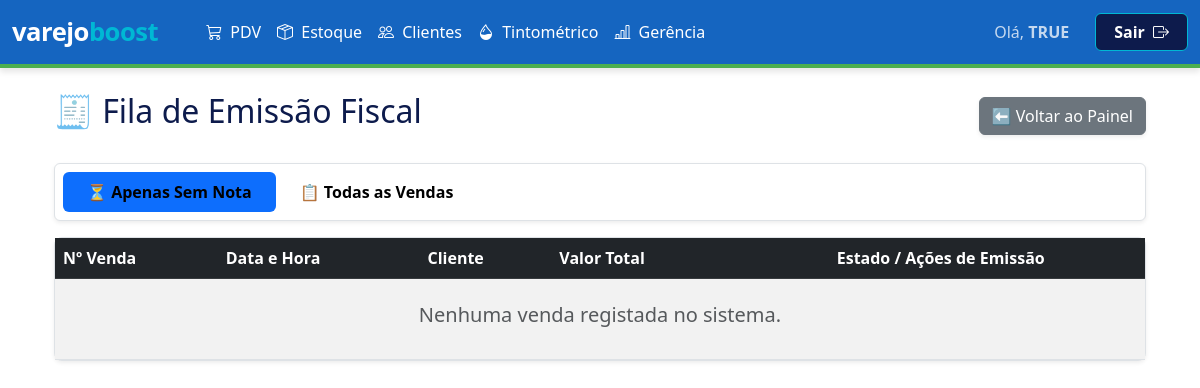
The page /gerenciapainel/emitirnota/ (signed in) on the database as committed earlier.
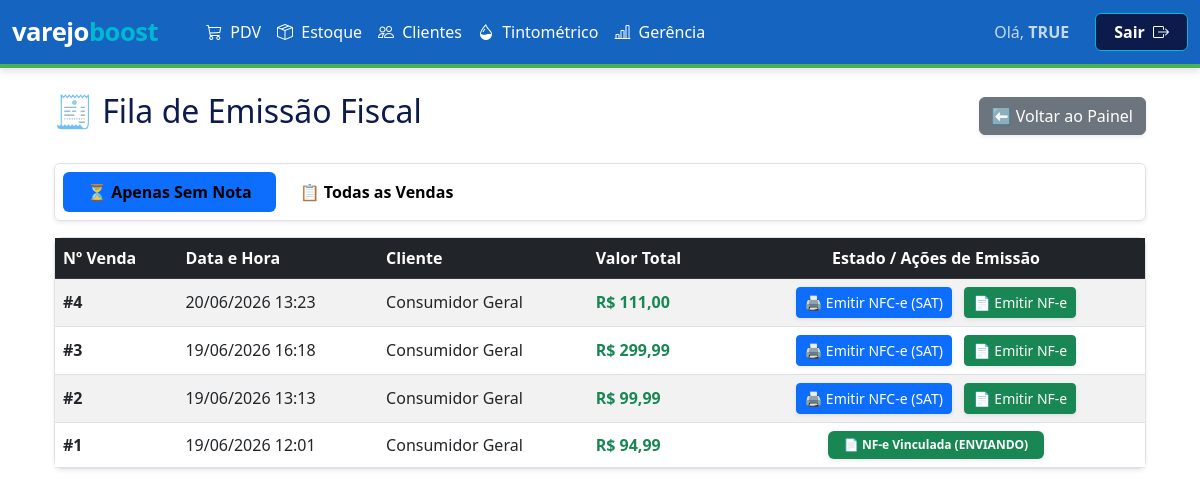
The same page on the database as committed later.
### inventario/models/vendas.py (models this page shows)
class Vendas(models.Model):
    data_venda = models.DateTimeField(default=timezone.now)
    valor_total = models.DecimalField(max_digits=10, decimal_places=2, default=0.00)
    valor_desconto = models.DecimalField(max_digits=10, decimal_places=2, default=0.00)
    status = models.CharField(max_length=20, default='VENDA')
    troco = models.DecimalField(max_digits=10, decimal_places=2, default=0.00)
    pagamentos_texto = models.TextField(blank=True, null=True)
    cliente = models.CharField(max_length=255, blank=True, null=True)
    indicante = models.CharField(max_length=255, blank=True, null=True)
    vendedor = models.CharField(max_length=100, blank=True, null=True)
    cupom_texto = models.TextField(blank=True, null=True)
    status_fiscal = models.CharField(max_length=50, default='SEM_NOTA')
    chave_acesso = models.CharField(max_length=50, blank=True, null=True)
    numero_nota = models.CharField(max_length=20, blank=True, null=True)
    motivo_erro = models.TextField(blank=True, null=True)
    arquivo_pdf = models.FileField(upload_to='notas_fiscais/pdfs/', blank=True, null=True)
    arquivo_xml = models.FileField(upload_to='notas_fiscais/xmls/', blank=True, null=True)
    modelo_fiscal = models.CharField(max_length=10, blank=True, null=True)
    class Meta:
        db_table = 'inventario_vendas'

### inventario/views/gerencia.py (the view)
# urls.py: path('gerenciapainel/emitirnota/', gerencia.emitir_notas, name='emitir_notas'),
def emitir_notas(request):
    if 'usuario_logado' not in request.session: return redirect('login')
    return render(request, 'inventario/emitir_notas.html', {
        'vendas_pendentes': Vendas.objects.all().order_by('-id'),
        'todos_clientes': Clientes.objects.all().order_by('nome')
    })

### inventario/templates/inventario/emitir_notas.html (shortened to what the changed rows need)
{% extends 'inventario/base.html' %}
{% load static %}
{% block content %}
<div class="container mt-4">
    <div class="d-flex justify-content-between align-items-center mb-4">
        <h2>🧾 Fila de Emissão Fiscal</h2>
    </div>
    <div class="card shadow-sm border-0">
        <div class="card-body p-0">
            <div class="table-responsive">
                <table class="table table-striped table-hover mb-0 align-middle">
                    <thead class="table-dark">
                        <tr>
                            <th>Nº Venda</th>
                            <th>Data e Hora</th>
                            <th>Cliente</th>
                            <th>Valor Total</th>
                            <th class="text-center">Estado / Ações de Emissão</th>
                        </tr>
                    </thead>
                    <tbody id="tabelaFilaFiscal">
                        {% for venda in vendas_pendentes %}
                        <tr class="linha-venda" data-status="{% if venda.modelo_fiscal %}emitida{% else %}pendente{% endif %}">
                            <td class="fw-bold">#{{ venda.id }}</td>
                            <td>{{ venda.data_venda|date:"d/m/Y H:i" }}</td>
                            <td>{{ venda.cliente|default:"Consumidor Geral" }}</td>
                            <td class="fw-bold text-success">R$ {{ venda.valor_total }}</td>
                            <td class="text-center">
                                {% if venda.status_fiscal and venda.status_fiscal != 'SEM_NOTA' and venda.modelo_fiscal %}
                                    {% if venda.modelo_fiscal == '55' %}
                                        <span id="badge-status-{{ venda.id }}" data-status="{{ venda.status_fiscal }}" class="badge bg-success px-3 py-2 fw-bold shadow-sm auto-reload-target">📄 NF-e Vinculada ({{ venda.status_fiscal }})</span>
                                    {% elif venda.modelo_fiscal == '65' %}
                                        <span id="badge-status-{{ venda.id }}" data-status="{{ venda.status_fiscal }}" class="badge bg-info text-dark px-3 py-2 fw-bold shadow-sm auto-reload-target">🖨️ NFC-e Emitida ({{ venda.status_fiscal }})</span>
                                    {% else %}
                                        <span id="badge-status-{{ venda.id }}" data-status="{{ venda.status_fiscal }}" class="badge bg-secondary px-3 py-2 auto-reload-target">{{ venda.status_fiscal }}</span>
                                    {% endif %}
                                {% else %}
                                    <button class="btn btn-primary btn-sm mx-1 shadow-sm" onclick="abrirModalFiscal('SAT', {{ venda.id }})">
                                        🖨️ Emitir NFC-e (SAT)
                                    </button>
                                    <button class="btn btn-success btn-sm mx-1 shadow-sm" onclick="abrirModalFiscal('NFE', {{ venda.id }})">
                                        📄 Emitir NF-e
                                    </button>
                                {% endif %}
                            </td>
                        </tr>
                        {% empty %}
                        <tr id="msg-banco-vazio">
                            <td colspan="5" class="text-center py-4 text-muted">
                                <h5>Nenhuma venda registada no sistema.</h5>
                            </td>
                        </tr>
                        {% endfor %}
                    </tbody>
                </table>
            </div>
        </div>
    </div>
</div>
{% endblock %}

Rows that differ between the two databases and show on the page:
added Vendas: id "4", data_venda "20/06/2026 13:23", cliente "Consumidor Geral", valor_total "111,00"
added Vendas: id "3", data_venda "19/06/2026 16:18", cliente "Consumidor Geral", valor_total "299,99"
added Vendas: id "2", data_venda "19/06/2026 13:13", cliente "Consumidor Geral", valor_total "99,99"
added Vendas: id "1", data_venda "19/06/2026 12:01", cliente "Consumidor Geral", valor_total "94,99", status_fiscal "ENVIANDO"
Other text that changed with them:
text no longer shown: "Nenhuma venda registada no sistema."
